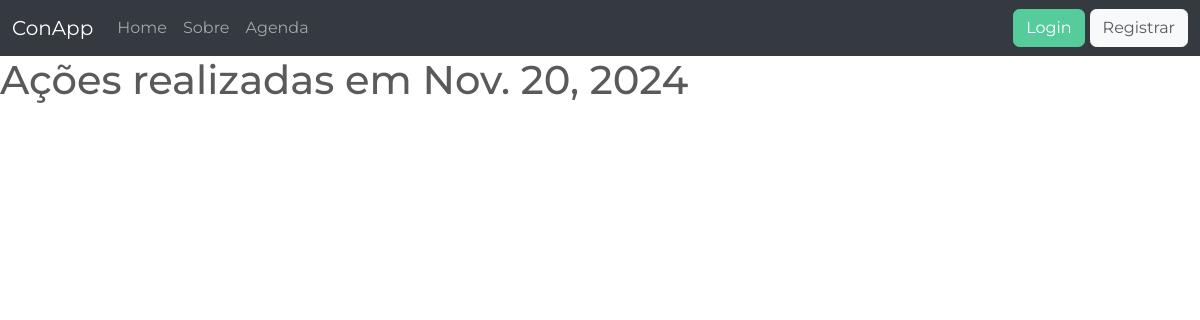
The app's page /logs/20/11/2024, older data.
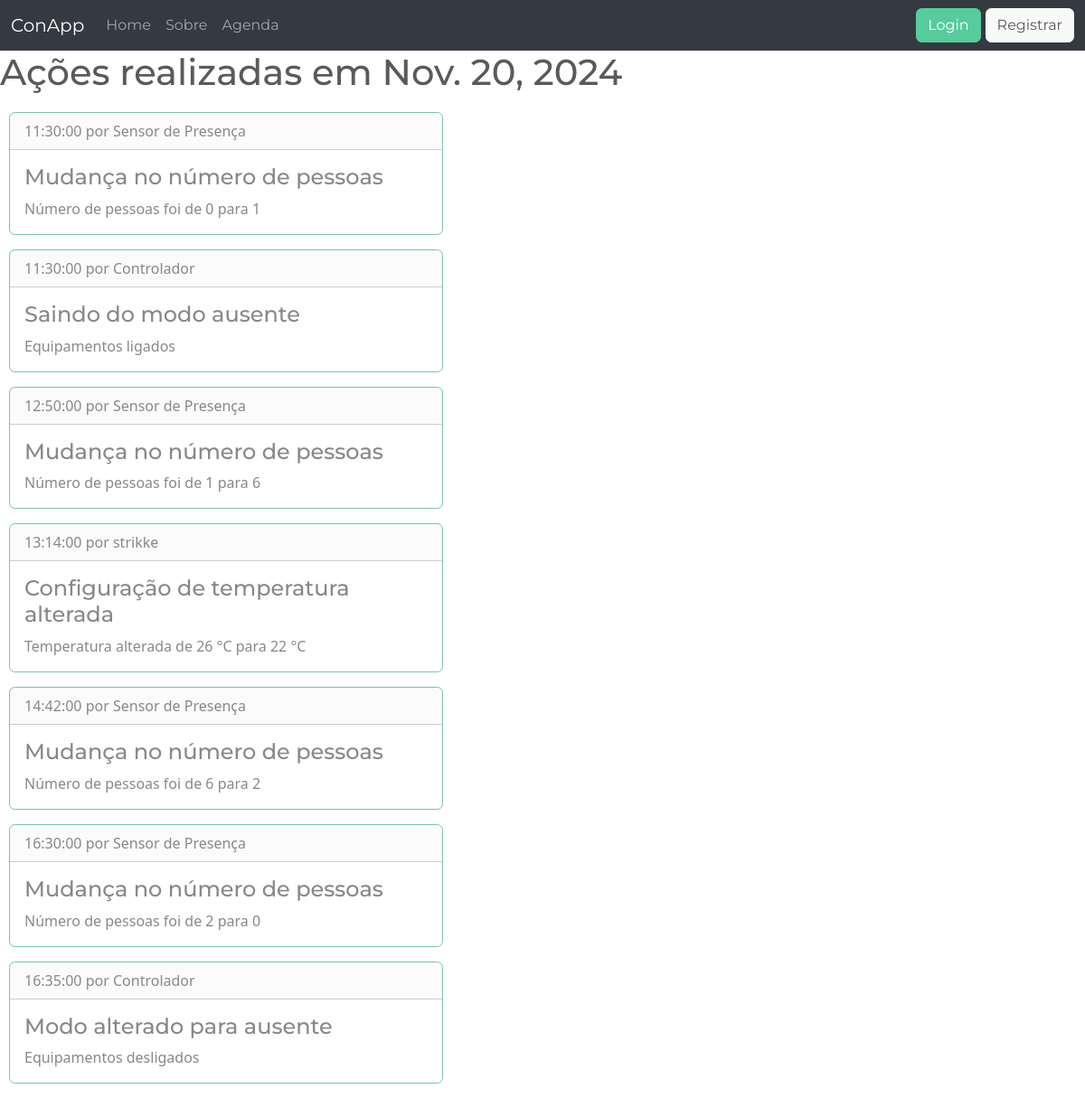
The same page, newer data.
### logs/models.py (models this page shows)
class Action(models.Model):
    date = models.DateField('''auto_now_add = True''')
    time = models.TimeField('''auto_now_add = True''')
    author = models.CharField(max_length=100)
    type = models.TextField()
    param1 = models.TextField()
    param2 = models.TextField()

### logs/views.py (the view)
# urls.py: path('<int:day>/<int:month>/<int:year>', views.logs_datepage, name='datepage'),
def logs_datepage(request, day, month, year):
    actions = [FormattedAction(action) for action in Action.objects.all().order_by('time') if action.date == datetime.date(year, month, day) ]
    date = datetime.date(year, month, day)
    return render(request, 'logs/logs_datepage.html', {'actions': actions, 'date': date})

### logs/templates/logs/logs_datepage.html (shortened to what this page needs)
{% extends 'layout.html' %}
{% block content%}
    <h1 style="margin-bottom: 20px;">Ações realizadas em {{date}}</h1>
    {% for action in actions %}
        <div class="card border-primary mb-3" style="max-width: 30rem; margin-left: 10px">
            <div class="card-header">
                {{action.time}} por {{action.author}}
            </div>
            <div class="card-body">
                <h4 class="card-title">{{action.type}}</h4>
                <p class="card-text">{{action.description}}</p>
            </div>
        </div>
    {% endfor %}
{% endblock%}

### templates/layout.html (shortened to what this page needs)
<!DOCTYPE html>
<html lang="en">
  <head>
    <link rel="stylesheet" type="text/css" href="https://bootswatch.com/5/minty/bootstrap.min.css">
  </head>
  <body>
    <nav class="navbar navbar-expand-lg bg-dark" data-bs-theme="dark">
      <div class="container-fluid">
        <a class="navbar-brand" href="#">ConApp</a>
        <div class="collapse navbar-collapse" id="navbarColor02">
          <ul class="navbar-nav me-auto">
            <li class="nav-item">
              <a class="nav-link" href="/">Home
              </a>
            </li>
            <li class="nav-item">
              <a class="nav-link" href="/about">Sobre</a>
            </li>
            <li class="nav-item">
              <a class="nav-link" href="/logs">Agenda</a>
            </li>
          </ul>
          {% if user.is_authenticated %}
            <p style="margin-bottom: 0px; margin-right: 10px" class="text-light">
              {% if user.is_staff %}
                👑
              {% endif %}
              {{user.username}}
            </p>
            <form action="{% url 'users:logout' %}" method="post">
              {% csrf_token %}
              <button class="btn btn-outline-danger btn-sm">Deslogar</button>
            </form>
          {% else %}
            <a href="/users/login">
              <button style="margin-right: 5px" class="btn btn-success">Login</button>
            </a>
            <a href="/users/register">
            <button class="btn btn-light">Registrar</button>
            </a>
          {% endif %}
        </div>
      </div>
    </nav>
    <main>
      {% block content %}
      {% endblock %}
    </main>
  </body>
</html>

Row changes from the older to the newer data that the page shows:
added Action: author "Sensor de Presença"
added Action: author "Controlador"
added Action: author "Sensor de Presença"
added Action: author "strikke"
added Action: author "Sensor de Presença"
added Action: author "Sensor de Presença"
added Action: author "Controlador"
Text that changed along with them:
new list line: "11:30:00 por Mudança no número de pessoas Número de pessoas foi de 0 para 1"
new list line: "11:30:00 por Saindo do modo ausente Equipamentos ligados"
new list line: "12:50:00 por Mudança no número de pessoas Número de pessoas foi de 1 para 6"
new list line: "13:14:00 por Configuração de temperatura alterada Temperatura alterada de 26 °C para 22 °C"
new list line: "14:42:00 por Mudança no número de pessoas Número de pessoas foi de 6 para 2"
new list line: "16:30:00 por Mudança no número de pessoas Número de pessoas foi de 2 para 0"
new list line: "16:35:00 por Modo alterado para ausente Equipamentos desligados"
